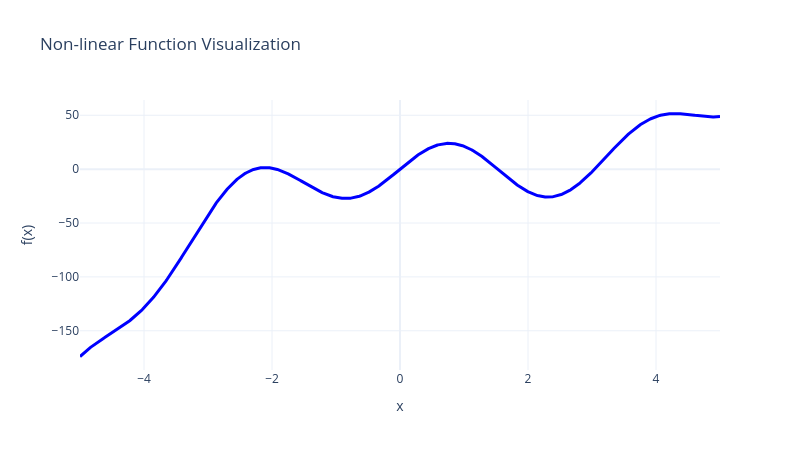

The notebook cell this image was saved under:
### Markdown cell above
plot the function...

### Code cell
# Create input and output
x_true = np.linspace(start=-5, stop=5, num=1000)
y_true = fun(x_true)

# plot
plot_fun(x=x_true, y=y_true)

### Figure 1 — Plotly figure (JSON) as saved in the notebook; plotly's stock layout.template omitted (floating-point values rounded to 4 significant figures; data arrays with more than 128 entries replaced by an {"elided": "..."} marker saying what was removed)
{"data": [{"line": {"color": "blue", "width": 3}, "mode": "lines", "name": "f(x) (true function)", "type": "scatter", "x": {"elided": "1000 float values"}, "y": {"elided": "1000 float values"}}], "layout": {"height": 450, "title": {"text": "Non-linear Function Visualization"}, "width": 800, "xaxis": {"title": {"text": "x"}}, "yaxis": {"title": {"text": "f(x)"}}}}
